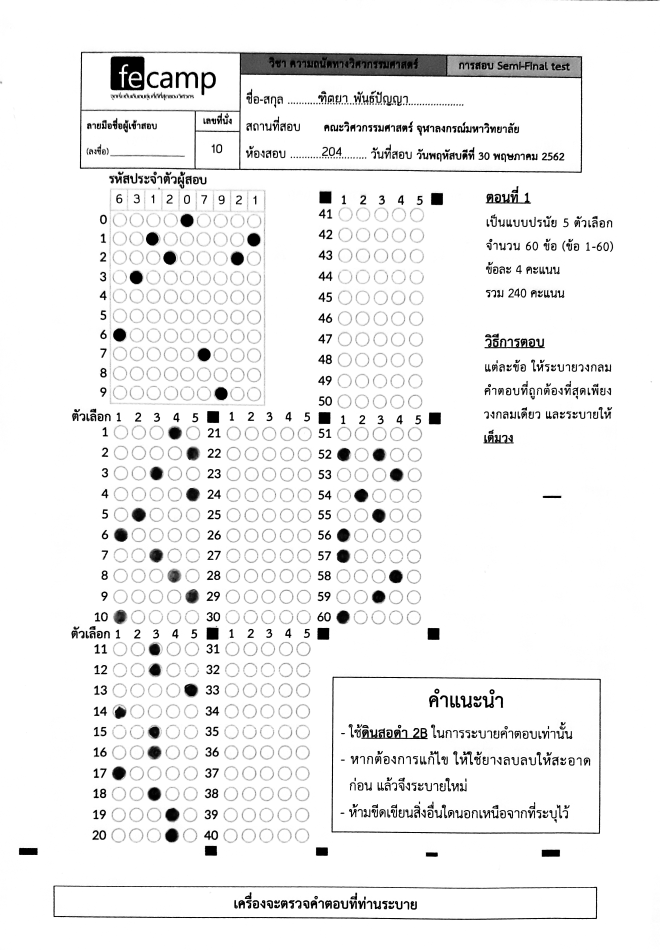
#> input picture imageProcessing/research/calibate__12.jpg, 2638 x 3798 px (shown at 1/4 size)
$ python main.py   (older library calls are emulated)
#> lines starting #> are read from the running program, lines starting #| are printed output that depends on the picture; after the words box and inside, x2 and y2 are one past the last pixel; in counts of white or black regions, pixels touching at a corner belong together
### imageProcessing/detectAns.py
import cv2
import numpy as np
from matplotlib import pyplot as plt
from math import*
from config import*
from modifydat import*

def frontDetect(fileName):
    #return dict -> id : Ans 1 - 60

#> called with fileName = 'research/calibate__12.jpg'
    rec_list = list() #reference
    cir_list = list()
    Anscir_list = list()

    #---------- read image ----------#
    img = cv2.imread(fileName)
#> img is the input picture: shape (3798, 2638, 3); min 0, max 255, mean 239.9
    img = cv2.resize(img,(width,height),interpolation=cv2.INTER_AREA)
#> img: shape (1535, 1067, 3)

    #---------- set up image ----------#
    gray = cv2.cvtColor(img, cv2.COLOR_BGR2GRAY)

    ret,thresh1 = cv2.threshold(gray ,min_threshold ,max_threshold ,cv2.THRESH_BINARY_INV)
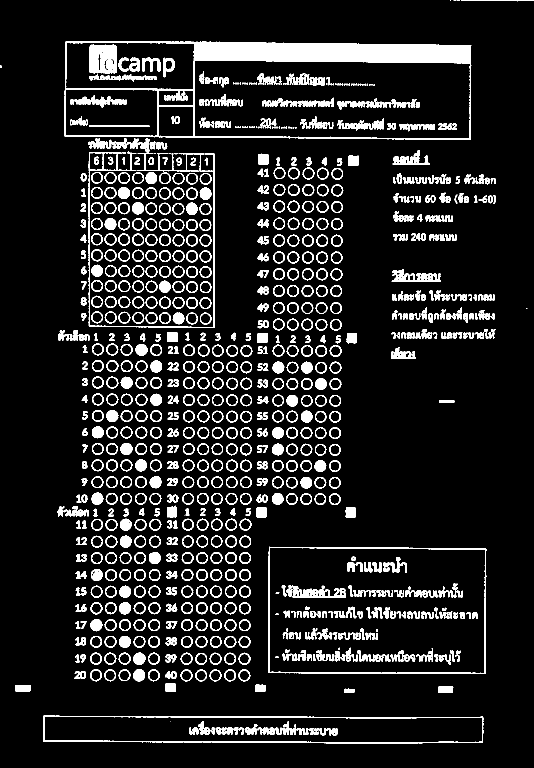
#> thresh1: shape (1535, 1067) (shown at 1/2 size); 11.2% white; 998 white regions (84 under 20 px), largest, box (x1, y1, x2, y2) and area: (129, 82, 943, 280) 26301, (86, 1431, 967, 1488) 4572, (536, 1093, 973, 1348) 3659
#> ret = 235
    kernel = np.ones((2,2),np.uint8)

    erosion = cv2.erode(thresh1,kernel,iterations = 3)
#> erosion: shape (1535, 1067); 2.6% white; 952 white regions (842 under 20 px)

    #---------- find contour ----------#
    img1,contours, hierarchy = cv2.findContours(thresh1.copy(), cv2.RETR_EXTERNAL,cv2.CHAIN_APPROX_SIMPLE)
#> contours = 698 contours, 13 with area under 20; largest, box (x1, y1, x2, y2) and area: (129, 82, 943, 280) 153827, (536, 1093, 973, 1348) 109193, (86, 1431, 967, 1488) 45125, (177, 277, 430, 656) 4664, (783, 539, 882, 563) 1150
    img2,contours2, hierarchy2 = cv2.findContours(erosion.copy(), cv2.RETR_EXTERNAL,cv2.CHAIN_APPROX_SIMPLE)
#> contours2 = 951 contours, 867 with area under 20; largest, box (x1, y1, x2, y2) and area: (390, 86, 942, 127) 18040, (181, 93, 234, 147) 2626, (270, 1308, 291, 1330) 304, (269, 1341, 290, 1363) 297, (241, 1208, 262, 1229) 296

    imgcont = img1.copy()

    #---------- find contour : rectangle and circle ----------#
    for cnt in contours:
        approx = cv2.approxPolyDP(cnt, .035 * cv2.arcLength(cnt, True), True)
        if len(approx)==4:
            area = cv2.contourArea(cnt)
            perim = cv2.arcLength(cnt,True)
            if rec_LB <= area <= rec_UB and perim/area<=1:
                M = cv2.moments(cnt)
                cx = round(M["m10"] / M["m00"],3)
                cy = round(M["m01"] / M["m00"],3)

                rec_list.append([cx,cy])#,area,perim])
                cv2.drawContours(imgcont,[cnt],0,(100,255,0),-1)

        elif 5<=len(approx):
            area = cv2.contourArea(cnt)
            (cx, cy), radius = cv2.minEnclosingCircle(cnt)
            circleArea = radius * radius * np.pi
            if 300 <=circleArea <= 800 :
                cx,cy,radius = int(cx),int(cy),int(radius)
                cir_list.append([cx,cy,area,radius])
                cv2.circle(imgcont, (cx, cy),radius, (50, 100, 0), 2)
#> this loop made 698 passes
#> (area, cx, cy, radius, circleArea) on passes 7 to 18: (235.5, 341, 1349, 11, 431.5), (254, 159, 1350, 12, 500.3), (413.5, 488, 1350, 11, 450.2), (416, 459, 1350, 12, 455), (408.5, 430, 1350, 11, 448.7), (412.5, 401, 1350, 12, 460.5), (416.5, 372, 1350, 11, 450.4), (411.5, 307, 1350, 12, 457.3), (429, 277, 1350, 12, 472.4), (408, 248, 1349, 11, 448), (410.5, 219, 1350, 12, 457.8), (423, 191, 1350, 12, 464.1)
#> (approx, area, perim, cx, cy) on passes 3 to 6: ([[876, 1374], [876, 1384], [905, 1384], [905, 1373]], 319.5, 80.24, 890.6, 1378.5), ([[30, 1371], [31, 1382], [60, 1381], [60, 1370]], 353.5, 83.9, 44.97, 1376.1), ([[511, 1370], [511, 1383], [530, 1382], [530, 1370]], 256.5, 65.07, 520.4, 1376.2), ([[331, 1367], [332, 1383], [350, 1383], [350, 1367]], 308.5, 70.24, 340.7, 1375.1)
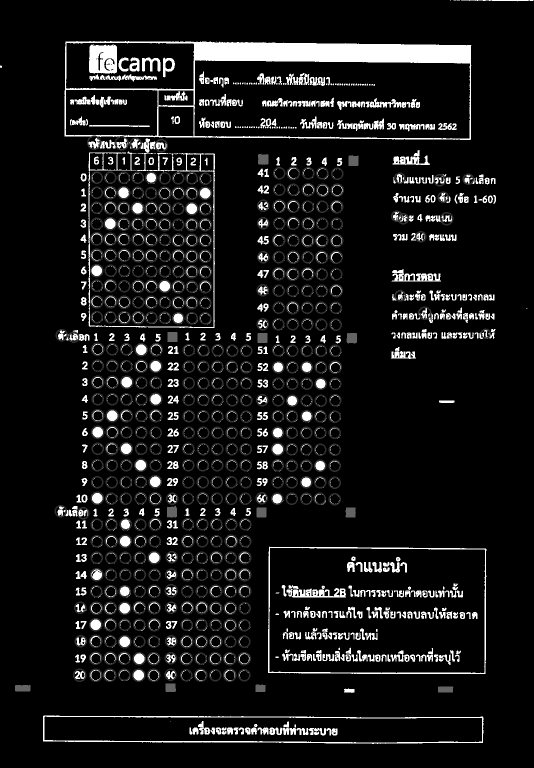
#> imgcont: shape (1535, 1067) (shown at 1/2 size); 5.78% of pixels changed, all inside (x1, y1, x2, y2) = (30, 271, 982, 1385)

    #---------- find contour : chosen circle ----------#
    for cnt in contours2:
        approx = cv2.approxPolyDP(cnt, .035 * cv2.arcLength(cnt, True), True)
        if 5<=len(approx):
            area = cv2.contourArea(cnt)
            (cx, cy), radius = cv2.minEnclosingCircle(cnt)
            circleArea = radius * radius * np.pi
            #print(circleArea)
            if 200 <=circleArea <= 800 :
                cx,cy,radius = int(cx),int(cy),int(radius)
                cv2.circle(erosion, (cx, cy),radius, (50, 100, 0), 2)
                Anscir_list.append([cx,cy,area,radius])
#> this loop made 951 passes
#> cnt on passes 1 to 3: [[647, 1470], [648, 1470]], [[545, 1469], [546, 1469]], [[439, 1468], [440, 1468]]
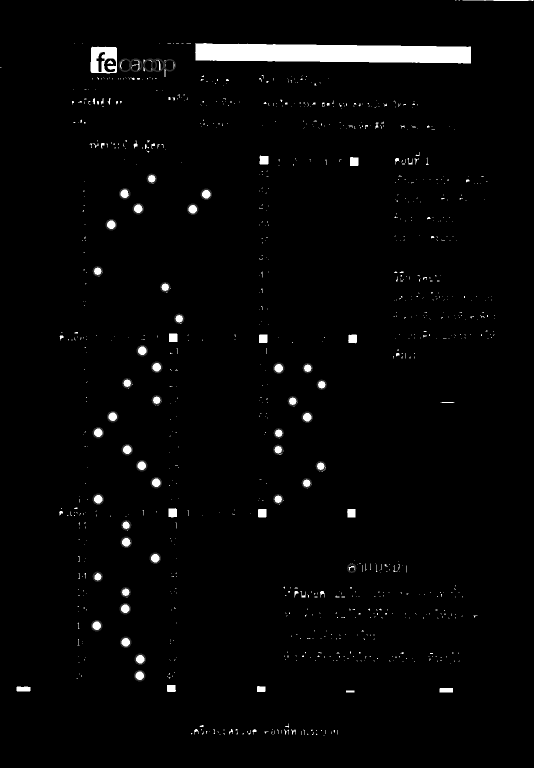
#> erosion: shape (1535, 1067) (shown at 1/2 size); min 0, max 255, mean 6.1

    #---------- Sort Coordinate : top-left ----------#
    rec_list = sort_coor(rec_list)
#> the loop in sort_coor, `for i in range(len(lis)):` made 12 passes
    cir_list = sort_coor(cir_list)
    Anscir_list = sort_coor(Anscir_list)

    #---------- Set Boundry : For read ID ----------#
    coor_trans = [ [[-80,20]],[[-345,20]],[[-345,340]],[[-80,340]]]
    coor = np.array(coor_trans)+np.array([[rec_list[0]]]*4,dtype = int)
    cv2.drawContours(imgcont, [coor], 0, (100,255,0), 5)
#> imgcont: shape (1535, 1067); 0.5% of pixels changed, all inside (x1, y1, x2, y2) = (178, 335, 450, 662)

    #---------- Set Boundry : For read Answer of Question ----------#
    coor_order = [2,5,3,6,1,4]
    coor_trans_q= [[[-10,10]],[[-170,10]],[[-170,340]],[[-10,340]]]
    coor_q = list()
    for j,e in enumerate(coor_order):
        coor_q.append(np.array(coor_trans_q)+np.array([[rec_list[e]]]*4,dtype = int))
        cv2.drawContours(imgcont, [coor_q[j]], 0, (160,255,0), 5)
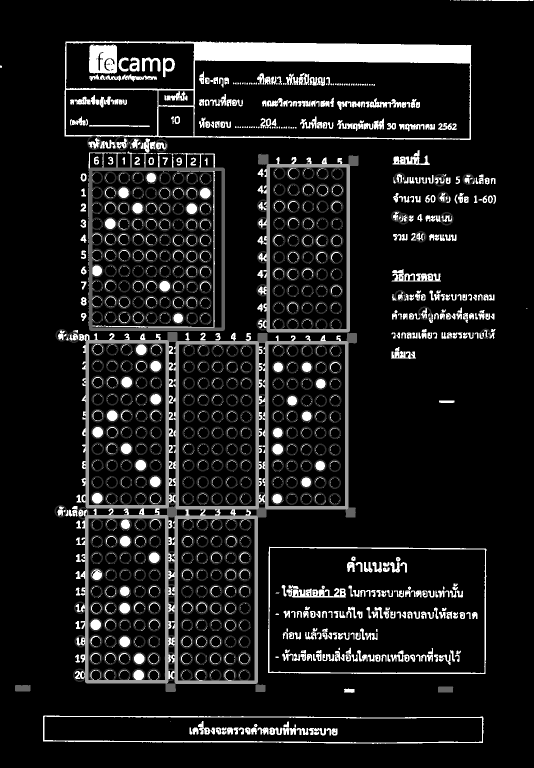
#> imgcont: shape (1535, 1067) (shown at 1/2 size); min 0, max 255, mean 26.7


    id_list = list()
    ans_list = [[] for e in range(6)]
    studentAns = ['-']*60
    id = [0]*9
    for e in Anscir_list:
        if e[0] <= coor[0][0][0] and e[0] >= coor[1][0][0] and e[1] <= coor[2][0][1] and e[1] >= coor[1][0][1]:
            id_list.append(e)
        for i in range(len(coor_order)):
            check = e[0] <= coor_q[i][0][0][0] and e[0] >= coor_q[i][1][0][0] and e[1] <= coor_q[i][2][0][1] and e[1] >= coor_q[i][1][0][1]
            if check:
                ans_list[i].append(e)
#> this loop made 45 passes
#> e on passes 1 to 12: [250, 130, 30.5, 12], [271, 130, 60, 12], [300, 130, 29.5, 12], [315, 130, 41.5, 12], [339, 130, 36.5, 11], [303, 357, 274, 9], [249, 387, 266, 10], [412, 388, 286, 10], [276, 417, 268, 10], [385, 418, 286, 10], [222, 449, 281, 10], [195, 542, 273.5, 9]


    c = 0
    ind = [0]*6
    for e in cir_list:
        if e[0] <= coor[0][0][0] and e[0] >= coor[1][0][0] and e[1] <= coor[2][0][1] and e[1] >= coor[1][0][1]:
            #print(e)
            if len(id_list)!=0:
                x,y = id_list[0][:2]
            cx, cy,radius = e[:2]+[e[3]]
            if (cx-x)**2+(cy-y)**2<= radius**2:
                cv2.circle(img, (cx, cy),radius, (0, 255, 0), 2)
                id[c%9] = str(c//9)
                id_list = id_list[1:]
            cv2.circle(imgcont, (cx, cy),radius, (50, 100, 0), 2)
            c+=1

        for i in range(len(coor_order)):
            check = e[0] <= coor_q[i][0][0][0] and e[0] >= coor_q[i][1][0][0] and e[1] <= coor_q[i][2][0][1] and e[1] >= coor_q[i][1][0][1]
            if check:
                if len(ans_list[i])!=0:
                    x,y = ans_list[i][0][:2]
                else:
                    #print(i,ans_list[i])
                    continue

                cx, cy,radius = e[:2]+[e[3]]
                if (cx-x)**2+(cy-y)**2<= radius**2:
                    cv2.circle(img, (cx, cy),radius, (0, 0, 255), 2)

                    if studentAns[i*10+ind[i]//5] == '-':
                        studentAns[i*10+ind[i]//5] = str(ind[i]%5+1)
                    else:
                        studentAns[i*10+ind[i]//5] ='X'
                        #print("Bug : double choose at",i*10+ind[i]//5+1)
                    #dequeue
                    ans_list[i] = ans_list[i][1:]
                ind[i]+=1
#> this loop made 427 passes
#> e on passes 1 to 3: [188, 285, 209.5, 13], [243, 286, 201.5, 13], [271, 287, 152.5, 11]
#> img: shape (1535, 1067, 3); mean B, G, R 238.9, 239.2, 239.9
#> imgcont: shape (1535, 1067); 0.03% of pixels changed, all inside (x1, y1, x2, y2) = (180, 347, 185, 643)

    id = "".join(id)
    return {id:studentAns}


def backDetect(fileName):
#> called with fileName = 'research/File02.png'
    img = cv2.imread(fileName)
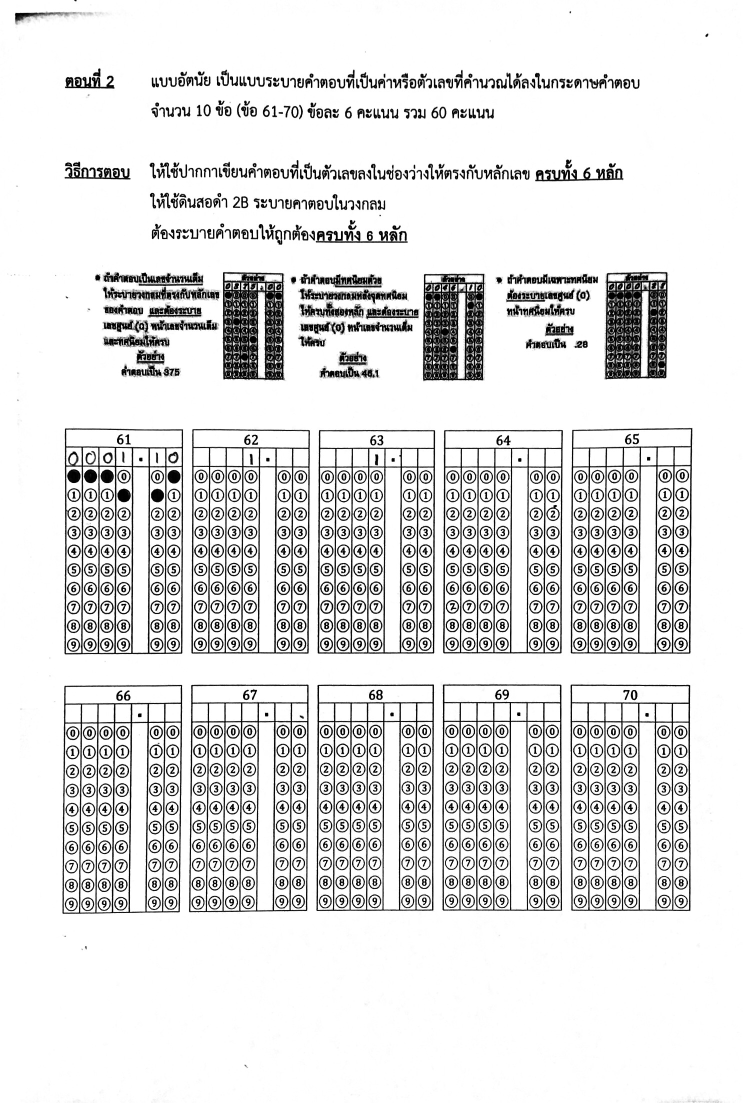
#> input picture imageProcessing/research/File02.png, 1485 x 2205 px (shown at 1/2 size)
#> img is the input picture: shape (2205, 1485, 3); min 0, max 255, mean 224.8
    img = cv2.resize(img,(width,height),interpolation=cv2.INTER_AREA)
#> img: shape (1535, 1067, 3)

    gray = cv2.cvtColor(img, cv2.COLOR_BGR2GRAY)
    ret,thresh1 = cv2.threshold(gray, minThreshBackRec,maxThreshBackRec,cv2.THRESH_BINARY_INV)
#> thresh1: shape (1535, 1067); values 0 (black) and 250 (white), 17.6% white; 1098 white regions (32 under 20 px), largest, box (x1, y1, x2, y2) and area: (92, 596, 263, 912) 16416, (275, 597, 446, 910) 14272, (456, 598, 626, 911) 13707
    ret2,thresh2 = cv2.threshold(gray, minThreshBackCir,maxThreshBackCir,cv2.THRESH_BINARY_INV)
#> thresh2: shape (1535, 1067); values 0 (black) and 160 (white), 12.6% white in thin lines or dots
    kernel = np.ones((1,1),np.uint8)
    kernel2 = np.ones((2,2),np.uint8)

    #blur = cv2.GaussianBlur(thresh2,(3,3),0)
    thresh2 = cv2.morphologyEx(thresh2, cv2.MORPH_OPEN, kernel)
    thresh2 = cv2.erode(thresh2,kernel,iterations = 5)
    erosion = cv2.erode(thresh2,kernel2,iterations = 5)
#> erosion: shape (1535, 1067); values 0 (black) and 160 (white), 0.24% white; 233 white regions (181 under 20 px), largest, box (x1, y1, x2, y2) and area: (899, 436, 922, 464) 197, (877, 409, 922, 417) 188, (629, 474, 642, 499) 145


    img1,contours, hierarchy = cv2.findContours(thresh1.copy(), cv2.RETR_LIST,cv2.CHAIN_APPROX_SIMPLE)
    img2,contours2, hierarchy2 = cv2.findContours(thresh2.copy(), cv2.RETR_TREE,cv2.CHAIN_APPROX_SIMPLE)
    img3,contours3, hierarchy3 = cv2.findContours(erosion, cv2.RETR_TREE,cv2.CHAIN_APPROX_SIMPLE)

    rec_list = list() #reference
    cir_list = list()

    imgcont = img1.copy()
    for cnt in contours:
        approx = cv2.approxPolyDP(cnt, .035 * cv2.arcLength(cnt, True), True)
        #print(len(approx))
        if len(approx)==4:
            area = cv2.contourArea(cnt)
            perim = cv2.arcLength(cnt,True)
            #print(area)
            if 50000 <= area <= 60000:
                M = cv2.moments(cnt)
                cx = round(M["m10"] / M["m00"],3)
                cy = round(M["m01"] / M["m00"],3)
                tempApprox = [list(e[0]) for e in approx]

                indM,Min = 0,10000000
                indM_2,Min_2 = 0,""
                for j,e in enumerate(tempApprox):
                    if e[1] == Min:indM_2,Min_2 = j,Min
                    if e[1] < Min:
                        indM_2,Min_2 = indM,Min
                        indM,Min = j,e[1]
                    if Min < e[1] < Min_2 : indM_2,Min_2 = j,e[1]
                #print(tempApprox)
                #print(indM,Min,indM_2,Min_2)
                approx[indM][0][1] +=50
                approx[indM_2][0][1] +=50

                rec_list.append([cx,cy,approx])
                cv2.drawContours(imgcont,[approx],0,(100,255,0),5)
#> this loop made 2891 passes
#> cnt on passes 1 to 3: [[1031, 1534], [1032, 1534]], [[1028, 1534]], [[1025, 1533]]
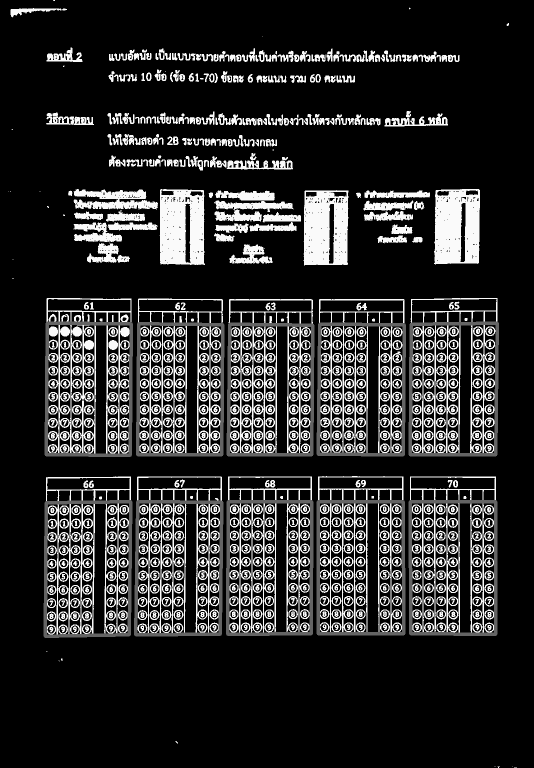
#> imgcont: shape (1535, 1067) (shown at 1/2 size); min 0, max 250, mean 43.8
                #cv2.drawContours(erosion,[approx],0,(100,255,0),5)
    cir_list_temp = [[] for e in range(10)]
    rec_list = sort_coor(rec_list)
    recBound = [e[2] for e in rec_list ]
    for cnt in contours2:
        approx = cv2.approxPolyDP(cnt, .035 * cv2.arcLength(cnt, True), True)
        if 5<=len(approx):
            area = cv2.contourArea(cnt)
            (cx, cy), radius = cv2.minEnclosingCircle(cnt)
            circleArea = radius * radius * np.pi
        # print("(cx,cy) = {:.3f},{:.3f} area = {:.3f} CirArea = {:.3f}".format(cx,cy,area,circleArea))
            if 240 <=circleArea <= 400 :
            # print(circleArea)
                cx,cy,radius = int(cx),int(cy),int(radius)
                for j,e in enumerate(recBound):
                    dist = cv2.pointPolygonTest(e,(cx,cy),True)
                    if dist >= 0 :
                        cir_list_temp[j].append([cx,cy,area,radius])
                        cv2.circle(thresh2, (cx, cy),radius, (100, 255, 0), 2)
                cir_list.append([cx,cy,area,radius])
#> this loop made 3799 passes
#> cnt on passes 1 to 3: [[352, 1483], [353, 1484]], [[123, 1317], [122, 1318], [123, 1319], [123, 1320]], [[93, 1303]]
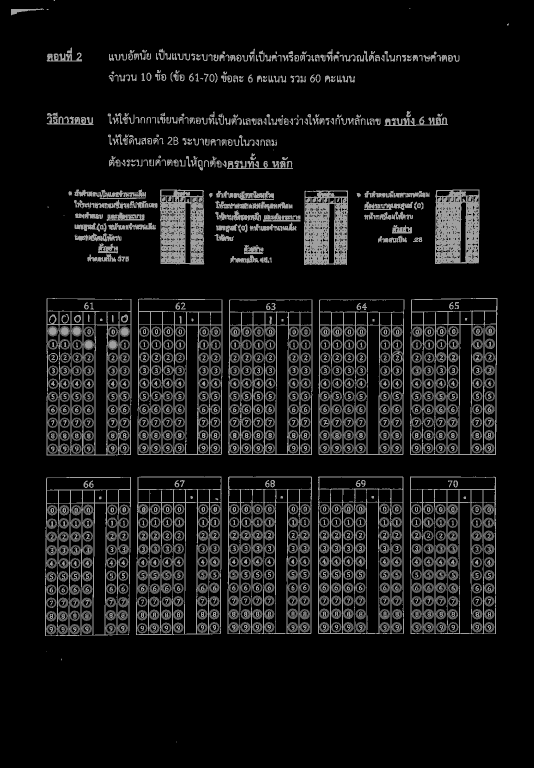
#> thresh2: shape (1535, 1067) (shown at 1/2 size); min 0, max 160, mean 21.7
                #cv2.circle(thresh2, (cx, cy),radius, (100, 255, 0), 2)
    #print([len(e) for e in cir_list_temp])


    cir_list = sort_coor(cir_list)

    Anscir_list = [[] for e in range(10)]
    #print(len(cir_list))
    for cnt in contours3:
        approx = cv2.approxPolyDP(cnt, .035 * cv2.arcLength(cnt, True), True)
        if 5<=len(approx):
            area = cv2.contourArea(cnt)
            (cx, cy), radius = cv2.minEnclosingCircle(cnt)
            circleArea = radius * radius * np.pi
            #print("(cx,cy) = {:.3f},{:.3f} area = {:.3f} CirArea = {:.3f}".format(cx,cy,area,circleArea))
            if 100 <=circleArea <= 200 :
                #print(circleArea)
                cx,cy,radius = int(cx),int(cy),int(radius)

                for j,e in enumerate(recBound):
                    dist = cv2.pointPolygonTest(e,(cx,cy),True)
                    if dist >= 0:
                        Anscir_list[j].append([cx,cy,area,radius])
                        #cv2.circle(erosion, (cx, cy),radius, (100, 255, 0), 2)
                        break
#> this loop made 233 passes
#> cnt on passes 7 to 9: [[398, 528], [403, 528]], [[391, 527], [390, 528], [386, 528], [391, 528]], [[891, 526]]
    for j in range(10):
        cir_list_temp[j] = sort_coor(cir_list_temp[j])
        for i,e in enumerate(cir_list_temp[j]):
            if i+1 < len(cir_list_temp[j]):
                X,Y,R = e[:2]+[e[3]]
                CX,CY = cir_list_temp[j][i+1][:2]
                if (X-CX)**2+(Y-CY)**2 <= R**2:
                    cir_list_temp[j].pop(i+1)
        Anscir_list[j] = sort_coor(Anscir_list[j])
    #print([len(e) for e in cir_list_temp])
    ans_list = list(Anscir_list)
    ind = [0]*10
    studentAnsWrite = [["-"]*6 for e in range(10)]
    #print(cir_list_temp[0])
    for i in range(10):
        for cir in cir_list_temp[i]:
            cx, cy,radius = cir[:2]+[cir[3]]
            dist = cv2.pointPolygonTest(recBound[i],(cx,cy),True)
            if dist >= 0:
                #cv2.circle(thresh2,(cx, cy),radius, (100, 255, 0), -1)
                #print(cx,cy,radius,i,ind[i])
                if len(ans_list[i])!=0: x,y = ans_list[i][0][:2]
                else:continue
                if (cx-x)**2+(cy-y)**2<= radius**2:
                    #cv2.circle(thresh2, (cx, cy),radius, (50, 50, 0), 2)
                    #print(ind[i],ind[i]//6,ind[i]%6)
                    if studentAnsWrite[i][ind[i]%6] == '-':
                        studentAnsWrite[i][ind[i]%6] = str(ind[i]//6)
                    else:
                        studentAnsWrite[i][ind[i]%6] ='X'
                        print("Bug : double choose at")
                    ans_list[i] = ans_list[i][1:]
                ind[i]+=1
                #break
    ans = ["".join(studentAnsWrite[e][:4]+["."]+studentAnsWrite[e][4:]) for e in range(10)]
    return ans

### imageProcessing/modifydat.py
def sort_coor(lis):
    #sort coordinate left-top
    #sort by bubble sort // must change to better sort
    bound = 5
    for i in range(len(lis)):
        for j in range(len(lis)-1):
            if abs(lis[j][1]-lis[j+1][1]) >= bound  and lis[j][1] > lis[j+1][1]:
                lis[j],lis[j+1] = lis[j+1],lis[j]
            elif  abs(lis[j][1]-lis[j+1][1]) < bound  and lis[j][0] > lis[j+1][0]:
                lis[j],lis[j+1] = lis[j+1],lis[j]
    return lis

### imageProcessing/main.py
import detectAns

fileName = "research/"+"calibate__12.jpg"
fileName_back = "research/"+"File02.png"

print(detectAns.frontDetect(fileName))
print(detectAns.backDetect(fileName_back))
